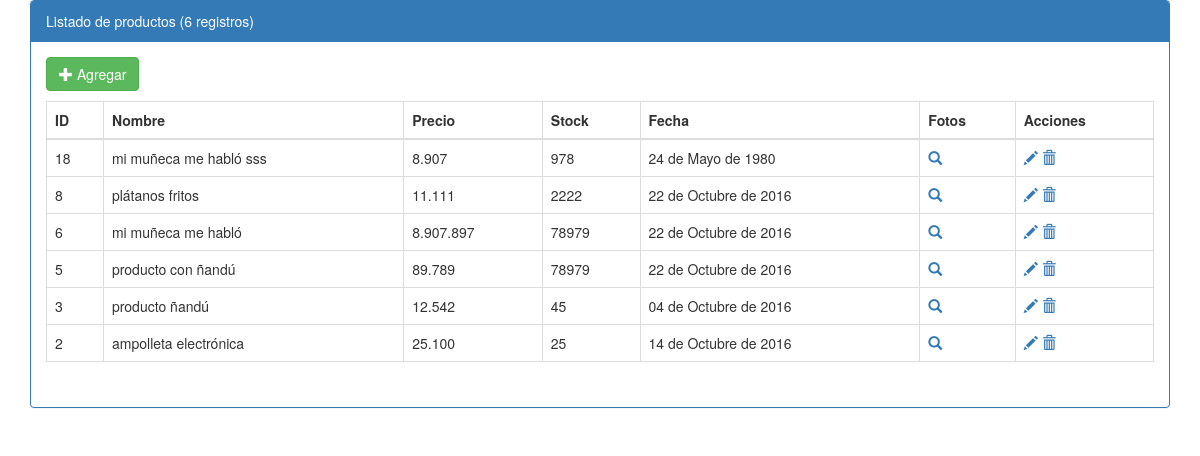
Page /index.php/productos/listado on the committed database.
### tables this page shows
CREATE TABLE `productos` (
  `id` int(11) NOT NULL,
  `nombre` varchar(100) NOT NULL,
  `precio` int(11) NOT NULL,
  `stock` int(11) NOT NULL,
  `fecha` date NOT NULL
);

### application/libraries/layout.php (called while the page is built, shortened)
<?php if ( ! defined('BASEPATH') ) exit('No direct script access allowed');
class Layout
{
	private $CI;
	public $layout		= 'default';
	public function __construct($layout = 'default')
	{
		$this->CI		=& get_instance();
		$this->layout	= $layout;
	}
	function setLayout($layout)
	{
		$this->layout	= $layout;
	}
	function view($view = null, $data = null, $return = false)
	{
		$layout			= "layouts/{$this->layout}";
		$vista			= (substr($view, 0, 1) == '/' ? $view : "{$this->CI->router->directory}{$this->CI->router->class}/{$view}");
		$load_view		= array('content_for_layout' => $this->CI->load->view($vista, $data, true));
		if ( $return )
			return $this->CI->load->view($layout, $load_view, true);
		else
			$this->CI->load->view($layout, $load_view, false);
	}
}

### application/controllers/Productos.php (called while the page is built, shortened)
<?php
class Productos extends CI_Controller
{
    public function __construct()
    {
        $this->layout->setLayout("frontend");
    }
    public function listado()
	{
        if($this->uri->segment(3))
        {
            $pagina=$this->uri->segment(3);
        }else
        {
            $pagina=0;
        }
        $porpagina=10;
        $datos=$this->productos_model->getTodosPaginacion($pagina,$porpagina,"limit");
        $cuantos=$this->productos_model->getTodosPaginacion($pagina,$porpagina,"cuantos");
        $this->layout->view("listado",compact('datos','cuantos','pagina'));
	}
}

### index.php (called while the page is built, shortened)
<?php
require_once BASEPATH.'core/CodeIgniter.php';

### application/models/productos_model.php (called while the page is built, shortened)
<?php
class productos_model extends CI_Model
{
    public function getTodosPaginacion($pagina,$porpagina,$quehago)
    {
        switch($quehago)
        {
            case 'limit':
                $query=$this->db
                        ->select("id,nombre,precio,stock,fecha")
                        ->from("productos")
                        ->limit($porpagina,$pagina)
                        ->order_by("id","desc")
                        ->get();
                return $query->result();
            break;
            case 'cuantos':
                $query=$this->db
                        ->select("id,nombre,precio,stock,fecha")
                        ->from("productos")
                        ->count_all_results();
                return $query;
            break;
        }
    }
}

### application/helpers/utilidades_helper.php (called while the page is built, shortened)
<?php
    if(!function_exists("fecha"))
    {
        function fecha($fecha){
          $dia=substr($fecha,8,2);
          $mes=substr($fecha,5,2);
          $anio=substr($fecha,0,4);
        switch ($mes){
          case '05':
          $mes="Mayo";
          break;
          case '10':
          $mes="Octubre";
          break;
        }
        $fecha=$dia." de ".$mes." de ".$anio;
        return $fecha;
        }
    }

### application/views/productos/listado.php (the view, shortened to what this page needs)
<div class="container">
    <div class="panel panel-primary">
        <div class="panel-heading">Listado de productos (<?php echo $cuantos?> registros)</div>
        <div class="panel-body">
            <p>
                <a href="<?php echo base_url()?>productos/add" class="btn btn-success"><span class="glyphicon glyphicon-plus" aria-hidden="true"></span> Agregar</a>
            </p>
            <table class="table table-bordered table-sprited table-hover">
                <thead>
                    <tr>
                        <th>ID</th>
                        <th>Nombre</th>
                        <th>Precio</th>
                        <th>Stock</th>
                        <th>Fecha</th>
                        <th>Fotos</th>
                        <th>Acciones</th>
                    </tr>
                </thead>
                <tbody>
                    <?php
                        foreach($datos as $dato)
                        {
                            ?>
                            <tr>
                                <td><?php echo $dato->id?></td>
                                <td><?php echo $dato->nombre?></td>
                                <td><?php echo number_format($dato->precio,0,'','.')?></td>
                                <td><?php echo $dato->stock?></td>
                                <td><?php echo fecha($dato->fecha)?></td>
                                <td>
                                   <a href="<?php echo base_url()?>productos/fotos/<?php echo $dato->id?>/<?php echo $pagina?>"><span class="glyphicon glyphicon-search" aria-hidden="true"></span></a>
                                </td>
                                <td>
                                    <a href="<?php echo base_url()?>productos/edit/<?php echo $dato->id?>/<?php echo $pagina?>"><span class="glyphicon glyphicon-pencil" aria-hidden="true"></span></a>
                                    <a href="javascript:void(0);" onclick="eliminar('<?php echo base_url()?>productos/delete/<?php echo $dato->id?>/<?php echo $pagina?>')"><span class="glyphicon glyphicon-trash" aria-hidden="true"></span></a>
                                </td>
                            </tr>
                            <?php
                        }
                    ?>
                </tbody>
            </table>
        </div>
    </div>
</div>

### rows in the picture
productos: id "18", nombre "mi muñeca me habló sss", precio "8.907", stock "978", fecha "24 de Mayo de 1980"
productos: id "8", nombre "plátanos fritos", precio "11.111", stock "2222", fecha "22 de Octubre de 2016"
productos: id "6", nombre "mi muñeca me habló", precio "8.907.897", stock "78979", fecha "22 de Octubre de 2016"
productos: id "5", nombre "producto con ñandú", precio "89.789", stock "78979", fecha "22 de Octubre de 2016"
productos: id "3", nombre "producto ñandú", precio "12.542", stock "45", fecha "04 de Octubre de 2016"
productos: id "2", nombre "ampolleta electrónica", precio "25.100", stock "25", fecha "14 de Octubre de 2016"

### other values in the picture
$cuantos "6"
